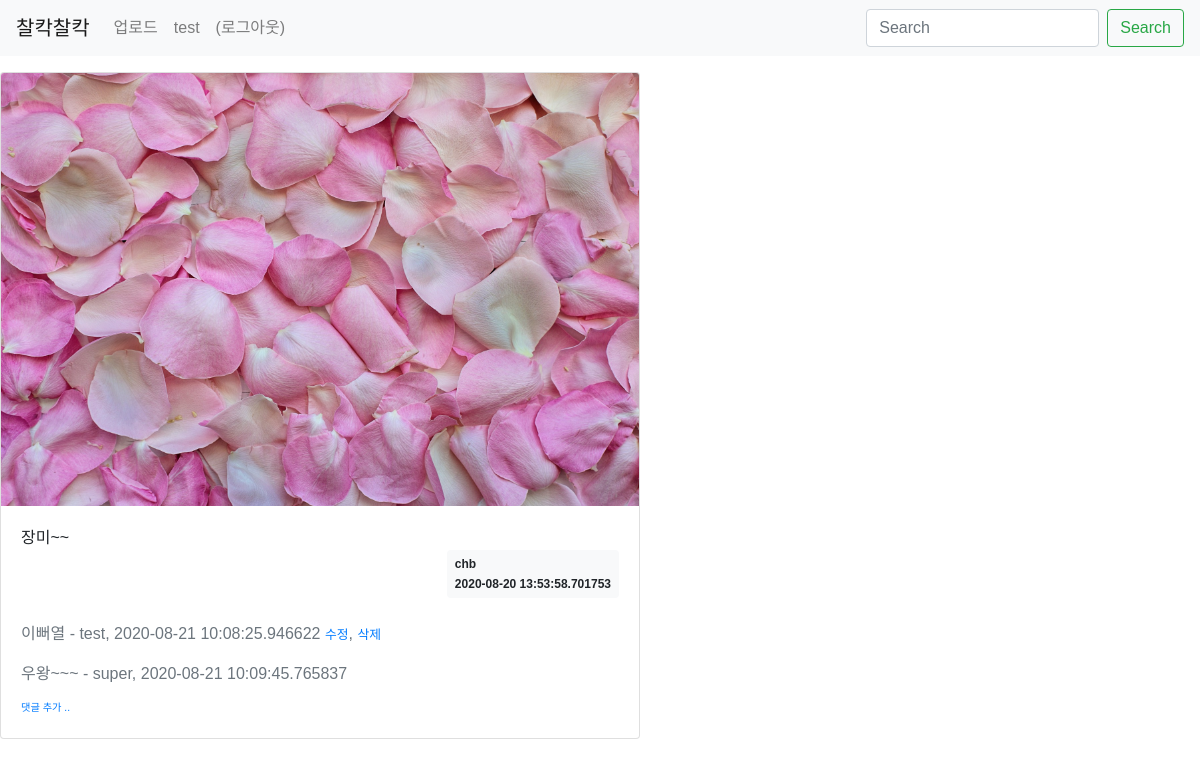
The app's page /detail/4 (signed in) with its own data.
### models/Model.py (models this page shows)
class User(db.Model):
    id = db.Column(db.Integer, primary_key=True)
    username = db.Column(db.String(150), unique=True, nullable=False)
    password = db.Column(db.String(200), nullable=False)
    email = db.Column(db.String(120), unique=True, nullable=False)

class Usercontent(db.Model):
    id = db.Column(db.Integer, primary_key=True)
    username = db.Column(db.Integer, db.ForeignKey('user.username', ondelete='CASCADE'))
    user = db.relationship('User', backref=db.backref('usercontent_set'))
    content = db.Column(db.Text(), nullable=False)
    create_date = db.Column(db.DateTime(), nullable=False)
    modify_date = db.Column(db.DateTime(), nullable=True)
    filename = db.Column(db.String(200), nullable=False)

class Comment(db.Model):
    id = db.Column(db.Integer, primary_key=True)
    user_id = db.Column(db.Integer, db.ForeignKey('user.id',ondelete='CASCADE'),nullable=False)
    user = db.relationship('User', backref=db.backref('comment_set'))
    content = db.Column(db.Text(),nullable=False)
    create_date = db.Column(db.DateTime(), nullable=False)
    modify_date = db.Column(db.DateTime(), nullable=True)
    usercontent_id = db.Column(db.Integer,db.ForeignKey('usercontent.id',ondelete='CASCADE'),nullable=True)
    usercontent = db.relationship('Usercontent',backref=db.backref('comment_set'))

### views/main_views.py (the view)
@bp.route('/detail/<int:content_id>')
def detail(content_id):
    content = Usercontent.query.filter_by(id=content_id).first()
    return render_template('client/detail.html', content=content)

### views/auth_views.py (called while the page is built)
@bp.before_app_request
def load_logged_in_user():
    user_id = session.get('user_id')
    if user_id is None:
        g.user = None
    else:
        g.user = User.query.get(user_id)

### templates/client/detail.html (shortened to what this page needs)
{% extends 'base.html' %}
{% block content %}
{% if True %}
<div class="card" style="width: 40rem;">
    <img class="card-img-top" src="{{ url_for('static',filename = 'img/' + content.filename ) }}" alt="Card image cap">
            <div class="card-body">
                <div class="card-text">{{ content.content }}</div>
                <div class="d-flex justify-content-end">
                    <div class="badge badge-light p-2 text-left">
                        <div class="mb-2">{{ content.username }}</div>
                        {% if content.modify_date %}
                            <div>{{ content.modify_date }}</div>
                        {% else %}
                            <div>{{ content.create_date }}</div>
                        {% endif %}
                    </div>
                </div>
            {% if content.comment_set|length > 0 %}
            <div class="mt-3">
            {% for comment in content.comment_set %}
                <div class="comment py-2 text-muted">
                    <span style="white-space: pre-line;">{{ comment.content }}</span>
                    <span>
                        - {{ comment.user.username }},
                        {% if comment.modify_date %}
                            {{ comment.modify_date }}
                        {% else %}
                            {{ comment.create_date }}
                        {% endif %}
                    </span>
                    {% if g.user == comment.user %}
                    <a href="{{ url_for('comment.modify_comment', comment_id=comment.id) }}" class="small">수정</a>,
                    <a href="{{ url_for('comment.delete_comment', comment_id=comment.id) }}" class="small delete">삭제</a>
                    {% endif %}
                </div>
            {% endfor %}
            </div>
            {% endif %}
            <div>
                <a href="{{ url_for('comment.create_comment', usercontent_id=content.id) }}"
                   class="small"><small>댓글 추가 ..</small></a>
            </div>
        </div>
    </div>
{% endif %}
{% endblock %}

### templates/navbar.html (shortened to what this page needs)
<nav class="navbar navbar-expand-lg navbar-light bg-light">
  <a class="navbar-brand" href="{{ url_for('main.root') }}">찰칵찰칵</a>
  <div class="collapse navbar-collapse" id="navbarSupportedContent">
    <ul class="navbar-nav mr-auto">
    {% if g.user %}
      <li class="nav-item ">
        <a class="nav-link" href="{{ url_for('auth.imgupload') }}">업로드</a>
      </li>
      <li class="nav-item ">
        <a class="nav-link" href="{{ url_for('auth.mypage') }}">{{ g.user.username }}</a>
      </li>
      <li class="nav-item ">
        <a class="nav-link" href="{{ url_for('auth.signout') }}">(로그아웃)</a>
      </li>
    {% endif %}
    </ul>
    <form class="form-inline my-2 my-lg-0">
      <input class="form-control mr-sm-2" type="search" placeholder="Search" aria-label="Search">
      <button class="btn btn-outline-success my-2 my-sm-0" type="submit">Search</button>
    </form>
  </div>
</nav>

### static/css/style.css (style rules this page uses)
* { box-sizing: border-box; }
html { overflow-y: scroll; }
body { font-family: sans-serif; }
img { max-width: 100%; height: auto; }

### templates/base.html (style rules this page uses)
body { background-repeat:no-repeat; background-size:cover; background-attachment:scroll; background-position:center top; background-color:#FFFFFF; }

### records on screen
User: user.username "test"
Usercontent: filename (picture), content "장미~~", username "chb", create_date "2020-08-20 13:53:58.701753"
Comment: content "이뻐열", user.username "test", create_date "2020-08-21 10:08:25.946622"
Comment: content "우왕~~~", user.username "super", create_date "2020-08-21 10:09:45.765837"
